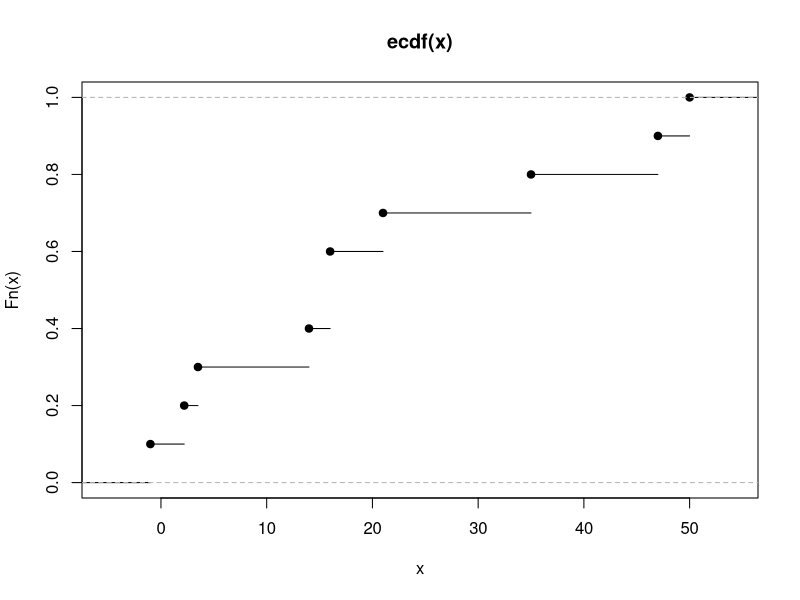
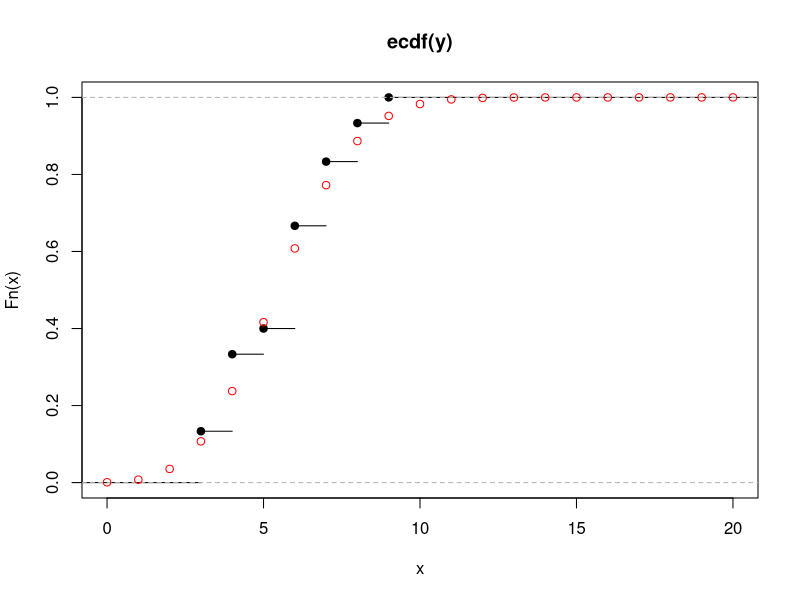
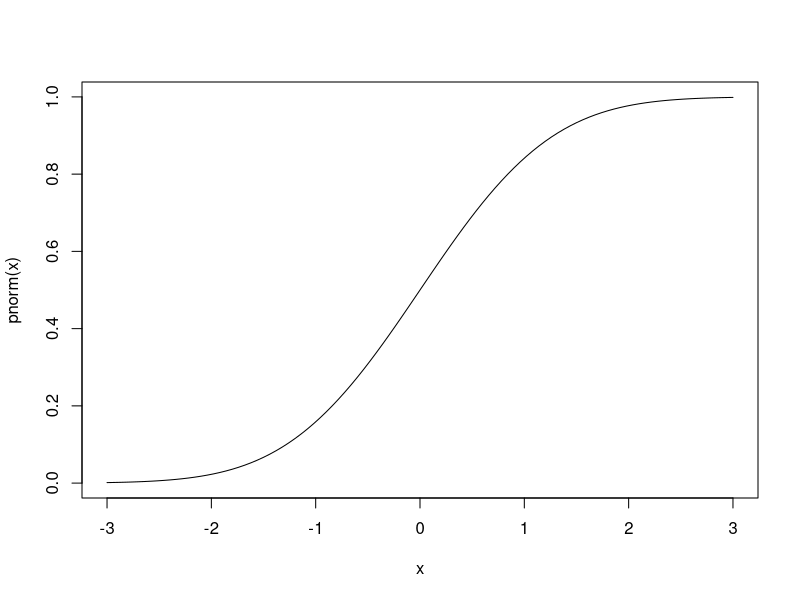
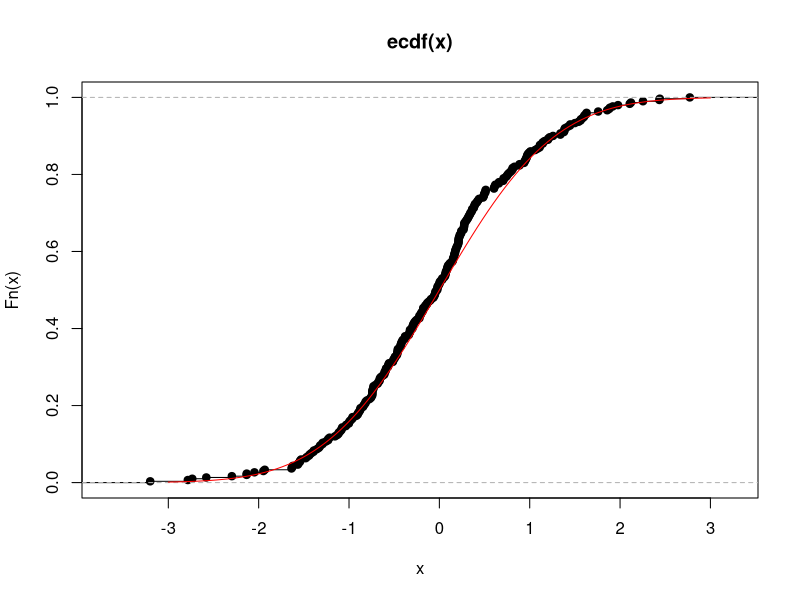
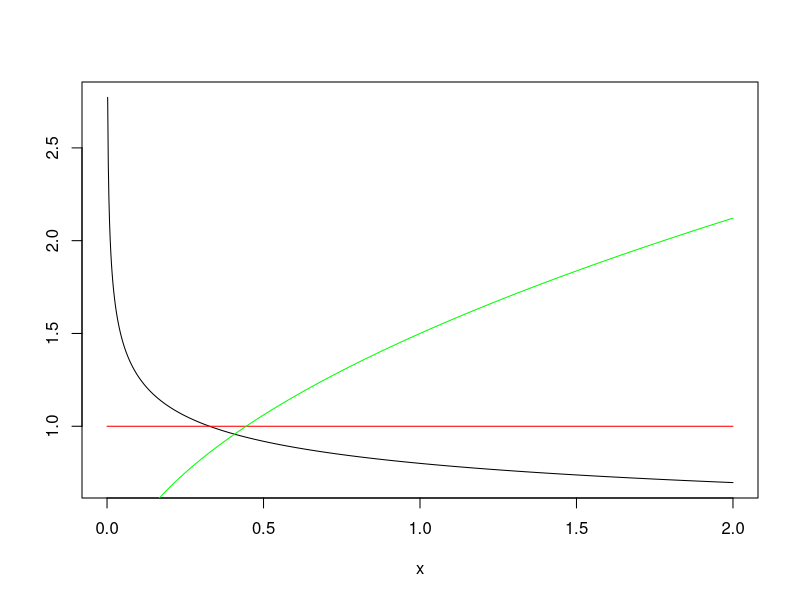
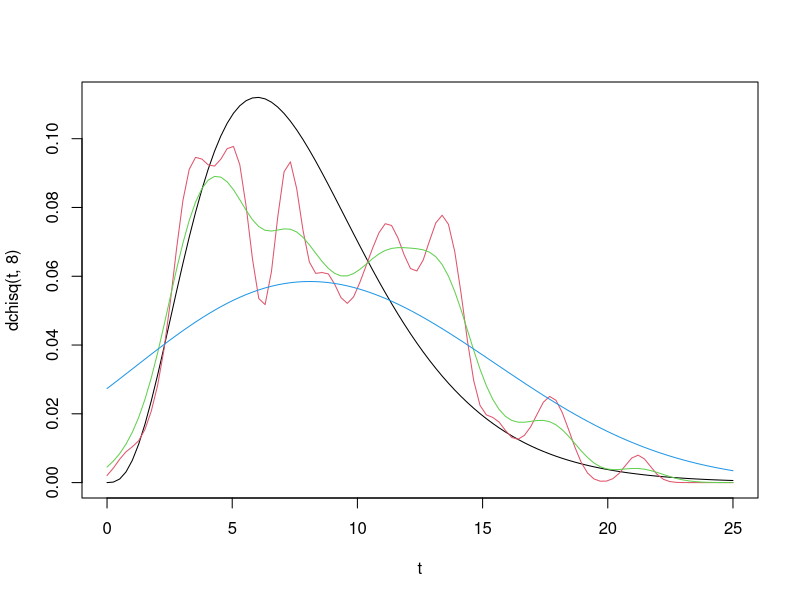
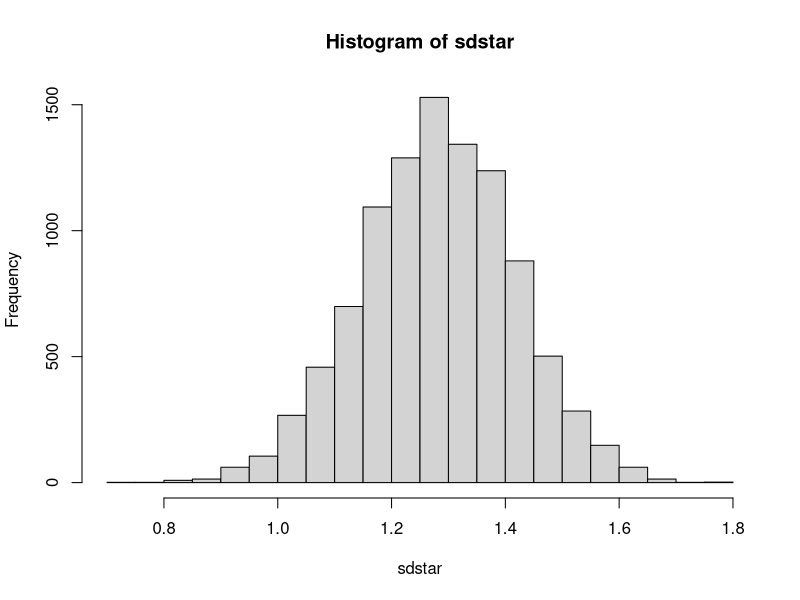
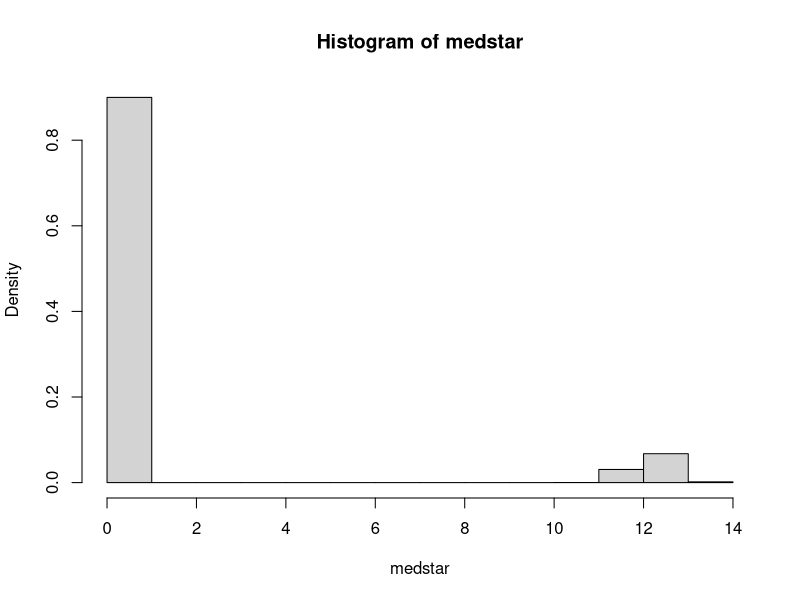

Source code (R) for these figures, in order:
## ---- chunk 1
# randomly selecting numbers, intentionally including two 16s:
x <- c(16, 16, 14, 3.5, -1, 2.2, 35, 47, 50, 21)
plot(ecdf(x))
# Repeat, but this time randomly generate the numbers.
# We generate 30 observations, each with 20 trials.
# The expected value of each observation is 6; that is, with a probability
#   of 0.3, we expect 6 successes from 20 trials.
y <- rbinom(n=30, size=20, prob=.3)
y
plot(ecdf(y), xlim=c(0,20))

# actual distribution:
points(x=0:20, y=pbinom(q=0:20, size=20, prob=.3), col='red') 
#lines(x=0:20, y=pbinom(q=0:20, size=20, prob=.3), col='red') 
## ---- chunk 2
curve(pnorm, -3, 3) # cdf of normal dist
x <- rnorm(300) # 300 observations
plot(ecdf(x))
curve(pnorm, -3,3,add=TRUE,col='red') # true cdf
## ---- chunk 3
x <- seq(0,2,length=1000)
plot(x,dweibull(x,0.8,1)/(1-pweibull(x,0.8,1)), type='l',ylab='')
lines(x,dweibull(x,1,1)/(1-pweibull(x,1,1)),col='red')
lines(x,dweibull(x,1.5,1)/(1-pweibull(x,1.5,1)),col='green')
## ---- chunk 4
n <- 100
x <- rchisq(n,8)
#h <- 1
h <- c(0.5, 1, 5)
t <- seq(0,25, length=n)
fhat1 <- matrix(0, nrow=n, ncol=length(h))

plot(t, dchisq(t,8), type='l')

for (j in 1:length(h)){
  for (i in 1:n){
		fhat1[i,j] = 1/(n*h[j])*sum(dnorm((t[i]-x)/h[j]))
		}
	lines(t, fhat1[,j], xlab='x', ylab='', col=j+1)
	}
	
## ---- chunk 5
x <- rbinom(n=40, size=10, prob=0.3)
sdstar <- numeric(length=10000)
for (i in 1:10000) {
  sdstar[i] <- sd(sample(x=x, size=40, replace=TRUE))
}
hist(sdstar)
## ---- chunk 6
x <- rnorm(40, 12, 2)
medstar <- numeric(100000)
for (i in 1:10000) {medstar[i] <- median(sample(x, replace=TRUE))}
hist(medstar, freq=FALSE)
quantile(medstar, c(0.025, 0.975))
# we can do the following b/c of the histogram appears normal
median(x) + c(-1.96, 1.96)*sd(medstar) # semiparamtric
# In STAT 6304 we would do:
median(x) + c(qt(0.025, 39), qt(0.975, 39))*sd(x)/40
## ---- chunk 7
library(boot)
fun.data <- function(w,i){median(w[i])}
y <- boot(x, fun.data, 1000)
boot.ci(y)
## ---- chunk 8
q <- rexp(250, rate=17)
1/17*log(.5)
y <- boot(q, fun.data, 10000)
boot.ci(y)
## ---- chunk 9
x <- 0:15 # considering probabilities for each of these counts
plot(x, dpois(x=x, lambda=8), type='h') # older child's phone
plot(x, dpois(x=x, lambda=12), type='h') #younger child's phone
## ---- chunk 10
x <- 0:15
ratio <- round(dpois(x=x,lambda=12)/dpois(x=x,lambda=8), 2)
## ---- chunk 11
x <- 0:15
plot(x=x, y=dpois(x=x,lambda=12)/dpois(x=x,lambda=8))
abline(h=1)
## ---- chunk 12
ratio <- round(dpois(x=x, lambda=12)/dpois(x=x, lambda=8)*(1/3)/(2/3),2)
## ---- chunk 13
default <- par()
par(mfrow=c(1,2))
x <- 0:15
plot(x=x, y=dpois(x=x, lambda=12)/dpois(x=x, lambda=8)*(1/3)/(2/3), 
     main="Likelihood Ratios with Bayesian Probabilities",
     xlab="Number of Texts", ylab="Likelihood Ratio", pch=3)
abline(h=1)
plot(x=x, y=dpois(x=x, lambda=12)/dpois(x=x, lambda=8)*(1/3)/(2/3),
     main="Likelihood Ratios of Bayesian and Frequentist Prob",
     xlab="Number of Texts", ylab="Likelihood Ratio", pch=3)
points(x=x, y=dpois(x=x, lambda=12)/dpois(x=x, lambda=8))
par(default)
## ---- chunk 14
library(ggplot2)
ggplot(data.frame(x=c(0, 250), y=c(0, .5)), aes(x)) + 
  stat_function(fun=function(x) dgamma(x=x, shape=10, scale=10)) +
  geom_vline(data=NULL, aes(xintercept=175),
               linetype="solid", size=.5, colour="black") +
  labs(title=expression(paste("Distribution of ", Sigma, "X")))
## ---- chunk 15
k <- qgamma(p=0.95, shape=20, scale=3) # gives us k
1-pgamma(q=k, shape=20, scale=10) # power of test
sum.x <- 1:300
H_0 <- dgamma(x=sum.x, shape=20, scale=3) # null hypothesis
H_1 <- dgamma(x=sum.x, shape=20, scale=10) # alt hypothesis
plot(x=sum.x, y=H_0, xlab="Sum of X Values", ylab="Density", type='l')
lines(x=sum.x, y=H_1, col='red')
# represents critical value
abline(v=k, col='blue')
# alpha is area under black curve that is to the right of the vertical line
# power is the area to the right of the blue line under the red curve
## ---- chunk 16
new.H_1 <- dgamma(x=sum.x, shape=20, scale=5)
plot(x=sum.x, y=H_0, type='l')
lines(x=sum.x, y=new.H_1, col='green')
abline(v=k, col='blue')
1-pgamma(q=k, shape=20, scale=5) # power of test with new alt hypothesis
## ---- chunk 17
ppois(q=5, lambda=16)
## ---- chunk 18
ppois(q=10, lambda=16)
## ---- chunk 19
ppois(q=9, lambda=16)
## ---- chunk 20
ppois(q=9, lambda=4)
## ---- chunk 21
ggplot(data.frame(x=c(0, 5), y=c(0,1.25)), aes(x=x, y=y)) + geom_segment(mapping=aes(x=0,y=1,xend=1,yend=1), size=.5, colour="blue") + 
  geom_segment(mapping=aes(x=0,y=.5,xend=2,yend=.5), size=.5, colour="red") + 
  geom_segment(mapping=aes(x=0,y=0,xend=0,yend=1), size=.5) + geom_segment(mapping=aes(x=1,y=0,xend=1,yend=1), size=.5, colour="blue") + 
  geom_segment(mapping=aes(x=2,y=0,xend=2,yend=.5), size=.5, colour="red") + 
  scale_x_continuous(breaks = c(1, 2), labels=c(expression(theta["1"]), expression(theta["0"]))) +
  coord_cartesian(xlim=c(0, 2.25), ylim=c(0,1.25)) + 
  labs(title=expression(paste("PDFs of 2 Distributions, ", theta["1"], "<", theta["0"])))
## ---- chunk 22
ggplot(data.frame(x=c(0, 5), y=c(0,1.25)), aes(x=x, y=y)) + geom_segment(mapping=aes(x=0,y=1,xend=1,yend=1), size=.5, colour="blue") + 
  geom_segment(mapping=aes(x=0,y=.5,xend=2,yend=.5), size=.5, colour="red") + 
  geom_segment(mapping=aes(x=0,y=0,xend=0,yend=1), size=.5) + geom_segment(mapping=aes(x=1,y=0,xend=1,yend=1), size=.5, colour="blue") + 
  geom_segment(mapping=aes(x=2,y=0,xend=2,yend=.5), size=.5, colour="red") + 
  geom_segment(mapping=aes(x=.1,y=0,xend=.1,yend=.5), size=.1) + 
  scale_x_continuous(breaks = c(.1, 1, 2), labels=c(expression(alpha), expression(theta["1"]), expression(theta["0"]))) +
  coord_cartesian(xlim=c(0, 2.25), ylim=c(0,1.25)) + 
  labs(title=expression(paste("PDFs of 2 Distributions, ", theta["1"], "<", theta["0"])))
## ---- chunk 23
x <- 0:40
plot(x=x, y=dbinom(x=x, size=40, prob=.5), type='h')
## ---- chunk 24
p1 <- seq(0.5, 1, length=1000) # for H1
plot(x=p1, y=1-pbinom(q=25, size=50, prob=p1), type='l')
## ---- chunk 25
1 - pchisq(q=4.45, df=1)
qchisq(p=.95, df=1) # 95th quantile
## ---- chunk 26
observed <- c(252, 344, 180, 104, 28, 16)
n <- sum(observed)
lik <- function(lambda) {
  sum1 <- dmultinom(x=observed, size=924, prob=c(dpois(x=0:4, lambda=lambda), 1-ppois(q=4, lambda=lambda)))
  return(sum1)
}
mle <- optimize(f=lik, interval=c(1, 2), maximum=TRUE)
mle
## ---- chunk 27
expected <- n*c(dpois(x=0:4, lambda=mle$maximum), 1-ppois(q=4, lambda=mle$maximum))
## ---- chunk 28
2*sum(observed*log(observed/expected)) # = -2ln(Lambda)
## ---- chunk 29
x <- c(48, 123, 85, 38, 6)
x.bar <- sum(x*0:4)/300
p.hat <- x.bar/4
expected <- dbinom(x=0:4, size=4, prob=p.hat)*300
2*sum(x*log(x/expected))
## ---- chunk 30
chisq.test(x=x, p=c(dbinom(x=0:4, size=4, prob=p.hat)))
## ---- chunk 31
chisq.test(x=c(252,344,180,104,28,16), p=c(dpois(x=0:4, lambda=1.3118), 1-ppois(q=4, lambda=1.3118)))
## ---- chunk 32
1 - pchisq(q=1015, df=923)
## ---- chunk 33
lambda <- 4 # arbitrarily selected
x <- rexp(n=1000, rate=lambda)
exp.vals <- numeric(1000)
c <- 1/(1000-1:1000 + 1)
for (i in 1:1000) exp.vals[i]=sum(c[1:i])
plot(x=sort(x), y=exp.vals/lambda, xlim=c(0,2), ylim=c(0,2))
abline(a=0, b=1, col='red') # represents observed=expected
## ---- chunk 34
x <- rexp(n=1000, rate=6)
plot(x=sort(x), y=exp.vals/lambda, xlim=c(0,2), ylim=c(0,2))
abline(a=0, b=1, col='red')
## ---- chunk 35
x <- rnorm(n=1000, mean=0.6, sd=0.13)
plot(x=sort(x), exp.vals/lambda, xlim=c(0,2), ylim=c(0,2))
abline(a=0, b=1, col='red')
## ---- chunk 36
lambda <- 4
alt <- qexp(p=1:1000/1001, rate=lambda)
x <- rexp(n=1000, rate=lambda)
plot(x=sort(x), y=alt)

alt1 <- pexp(q=sort(x), rate=lambda)
plot(x=alt1, y=1:1000/1001)
## ---- chunk 37
x1 <- rchisq(n=1000, df=2)
x2 <- runif(n=1000)
x3 <- rchisq(n=1000, df=40)
x4 <- rnorm(n=1000, mean=0, sd=1)
qu <- pnorm(q=sort(x1), mean=mean(x1), sd=sd(x1))
plot(x=qu, y=1:1000/1001)
qu <- pnorm(q=sort(x2), mean=mean(x2), sd=sd(x2))
plot(x=qu, y=1:1000/1001)
qu <- pnorm(q=sort(x3), mean=mean(x3), sd=sd(x3))
plot(x=qu, y=1:1000/1001)
qu <- pnorm(q=sort(x4), mean=mean(x4), sd=sd(x4))
plot(x=qu, y=1:1000/1001)

## ---- chunk 38
qu1 <- pnorm(q=sort(x3), mean=mean(x3), sd=sd(x3))
qu2 <- pnorm(q=sort(x4), mean=mean(x4), sd=sd(x4))
plot(x=qu1, y=qu2)
## ---- chunk 39
plot(x=sort(x3), y=sort(x4))
## ---- chunk 40
x1 <- rchisq(n=30, df=2)
x2 <- runif(n=30)
x3 <- rchisq(n=30, df=40)
x4 <- rnorm(n=30)
shapiro.test(x1)
shapiro.test(x2)
shapiro.test(x3)
shapiro.test(x4)
## ---- chunk 41
x1 <- rchisq(n=1000, df=2)
x2 <- runif(n=1000)
x3 <- rchisq(n=1000, df=40)
x4 <- rnorm(1000)
shapiro.test(x1) # chi-sq, df=2
shapiro.test(x2) # uniform
shapiro.test(x3) # chi-sq, df=40 (practically normally distributed)
shapiro.test(x4) # standard norm distributed
## ---- chunk 42
ks.test(x=pnorm(sort(x1), mean(x1), sd(x1)), y=1:1000/1001)
ks.test(x=(x1 - mean(x1))/sd(x1), y='pnorm')
ks.test(x=x1, y=x3) # order does not matter
ks.test(x=x4, y=x3)
ks.test(x=(x4-mean(x4))/sd(x4), y='pnorm')
## ---- chunk 43
n <- 10
m <- 10
upper.bound <- qt(p=.975, df=8)
lower.bound <- qt(p=.025, df=8)
density.t <- dt(x=upper.bound, df=8)
ggplot(data.frame(x=c(-5, 5)), aes(x)) + 
  stat_function(fun=function(x) dt(x=x, df=n+m-2)) + 
  geom_segment(mapping=aes(x=lower.bound, y=0, xend=lower.bound, yend=density.t), size=.5, colour="red") +
  geom_segment(mapping=aes(x=upper.bound, y=0, xend=upper.bound, yend=density.t), size=.5, colour="red") 
## ---- chunk 44
# population distribution effect on independent t-test with equal variances

var.x <- 9    # true population variance of the Xs and Ys
var.y <- 9	  # Our test requires that `var.x` = `var.y`
mu.x <- 5			# true population mean of the Xs
mu.y <- 5			# true population mean of the Ys
n <- 10			  # sample size of Xs
m <- 10			  # sample size of Ys

B <- 5000
p.val.manual <- numeric(B) # calculating p-values manually
p.val.auto <- numeric(B)   # calculating p-values using `t.test()`
for (i in 1:B) {
  x <- rnorm(n=n, mean=mu.x, sd=sqrt(var.x))
  y <- rnorm(n=m, mean=mu.y, sd=sqrt(var.y))
  sample.var <- (sum( (x-mean(x))^2 ) + 
                 sum( (y-mean(y))^2 ))/(m+n-2) # sample variance from notes
  test.stat <- sqrt((m*n)/(m+n))*(mean(x) - mean(y))/sqrt(sample.var) # notes
  p.val.manual[i] <- 2*ifelse(test=test.stat < 0, 
                              yes=pt(q=test.stat, df=n+m-2), 
                              no=1-pt(q=test.stat, df=n+m-2)
                              )
  #
  # `var.equal=TRUE` calls for pooled approach
	# `p.value` is object associated with `t.test()`
  p.val.auto[i] <- t.test(x=x, y=y, alternative="two.sided", var.equal=TRUE)$p.value
}
sum(p.val.manual < .05)/B
sum(p.val.auto < .05)/B
## ---- chunk 45
var.y <- 10; mu.y <- 5; n <- 10; m <- 10; B <- 10000; p.value1 <- numeric(B)

# we have same mean and variance but different distributions
for (i in 1:B) {
	x <- rchisq(n=n, df=5) # same mean and variance as y
	y <- rnorm(n=m, mean=mu.y, sd=sqrt(var.y))
	p.value1[i] <- t.test(x=x, y=y, var.equal=TRUE)$p.value
}
cat(sum(p.value1 < .05)/B, '\n')
# distribution of chi-square is close enough to t-distribution 
# n=10 is not large, but distribution is similar
## ---- chunk 46
# estimation of probability of type I error, comparing 2-sample t methods

var.x <- 9			# true population variance of the Xs
var.y <- 9			# true population variance of the Ys

mu.x = 5			# true population mean of the Xs
mu.y = 5			# true population mean of the Ys

n = 10			# sample size of Xs
m = 10			# sample size of Ys

B = 1000		# number of simulated samples

p.value1 = numeric(B)	# p-values assuming equal variances
p.value2 = numeric(B)	# unequal variances

for (i in 1:B) {
#	x = rnorm(n, mu.x, sd=sqrt(var.x))
	x = rexp(n, 1/mu.x)
#	y = rnorm(m, mu.y, sd=sqrt(var.y))
	y = rpois(m, mu.y)
	p.value1[i] = t.test(x=x, y=y, var.equal=TRUE)$p.value
	p.value2[i] = t.test(x=x, y=y, var.equal=FALSE)$p.value
}

cat(length(which(p.value1<.05))/B, '\n')
cat(length(which(p.value2<.05))/B, '\n')

## ---- chunk 47
# estimation of probability of type I error, comparing 2-sample t methods

var.x <- 9			# true population variance of the Xs
var.y <- 9			# true population variance of the Ys

mu.x = 5			# true population mean of the Xs
mu.y = 5			# true population mean of the Ys

n = 10			# sample size of Xs
m = 10			# sample size of Ys

B = 1000		# number of simulated samples

p.value1 = numeric(B)	# p-values assuming equal variances
p.value2 = numeric(B)	# unequal variances

for (i in 1:B) {
	x = rnorm(n, mu.x, sd=sqrt(var.x))
#	x = rexp(n, 1/mu.x)
	y = rnorm(m, mu.y, sd=sqrt(var.y))
#	y = rpois(m, mu.y)
	p.value1[i] = t.test(x=x, y=y, var.equal=TRUE)$p.value
	p.value2[i] = t.test(x=x, y=y, var.equal=FALSE)$p.value
}

cat(length(which(p.value1<.05))/B, '\n')
cat(length(which(p.value2<.05))/B, '\n')

# results are what we hope to see

# variances are the same

# welch's approx (unpooled approach), which doesn't care if variance is the same.



var.x <- 9			# true population variance of the Xs
var.y <- 9			# true population variance of the Ys

mu.x = 5			# true population mean of the Xs
mu.y = 5			# true population mean of the Ys

n = 10			# sample size of Xs
m = 40			# sample size of Ys

B = 1000		# number of simulated samples

p.value1 = numeric(B)	# p-values assuming equal variances
p.value2 = numeric(B)	# unequal variances

for (i in 1:B) {
	x = rnorm(n, mu.x, sd=sqrt(var.x))
#	x = rexp(n, 1/mu.x)
	y = rnorm(m, mu.y, sd=sqrt(var.y))
#	y = rpois(m, mu.y)
	p.value1[i] = t.test(x=x, y=y, var.equal=TRUE)$p.value
	p.value2[i] = t.test(x=x, y=y, var.equal=FALSE)$p.value
}

cat(length(which(p.value1<.05))/B, '\n')
cat(length(which(p.value2<.05))/B, '\n')


# again what we expect to see

# problems arise when variance is unequal. pooled approach should not be used. first start with equal sample size and different variance

var.x <- 9			# true population variance of the Xs
var.y <- 29			# true population variance of the Ys

mu.x = 5			# true population mean of the Xs
mu.y = 5			# true population mean of the Ys

n = 10			# sample size of Xs
m = 10			# sample size of Ys

B = 1000		# number of simulated samples

p.value1 = numeric(B)	# p-values assuming equal variances
p.value2 = numeric(B)	# unequal variances

for (i in 1:B) {
	x = rnorm(n, mu.x, sd=sqrt(var.x))
#	x = rexp(n, 1/mu.x)
	y = rnorm(m, mu.y, sd=sqrt(var.y))
#	y = rpois(m, mu.y)
	p.value1[i] = t.test(x=x, y=y, var.equal=TRUE)$p.value
	p.value2[i] = t.test(x=x, y=y, var.equal=FALSE)$p.value
}

cat(length(which(p.value1<.05))/B, '\n')
cat(length(which(p.value2<.05))/B, '\n')

# but we see what we expect.  THat's because the sample size is different.  Now change sample size AND variance

var.x <- 9			# true population variance of the Xs
var.y <- 29			# true population variance of the Ys

mu.x = 5			# true population mean of the Xs
mu.y = 5			# true population mean of the Ys

n = 10			# sample size of Xs
m = 40			# sample size of Ys

B = 1000		# number of simulated samples

p.value1 = numeric(B)	# p-values assuming equal variances
p.value2 = numeric(B)	# unequal variances

for (i in 1:B) {
	x = rnorm(n, mu.x, sd=sqrt(var.x))
#	x = rexp(n, 1/mu.x)
	y = rnorm(m, mu.y, sd=sqrt(var.y))
#	y = rpois(m, mu.y)
	p.value1[i] = t.test(x=x, y=y, var.equal=TRUE)$p.value
	p.value2[i] = t.test(x=x, y=y, var.equal=FALSE)$p.value
}

cat(length(which(p.value1<.05))/B, '\n')
cat(length(which(p.value2<.05))/B, '\n')

# here we have a small type-I error.

# power doesn't apply here b/c means were same - it's impossible to reject.

# Why not use Welch all the time?  For thing, the pooled approach is an exact approach.  If null is true (variances are equal), the pooled approach has more power than Welch approx.  

# how do you assume the variances are equal? Depends on field - some have standards where you follow convention
# from statistician pt of view, you can start with an F test to compare variances (but assumes sample comes from normal distribution.)
# conservative approach is Welch's approx, since there are fewer assumptions made and is more robust in handling different variances.
## ---- chunk 48
# Welch's result
# unequal variances, both unknon

var.x <- 15		# true population variance of the Xs
var.y <- 9			# true population variance of the Ys

mu.x <- 5			# true population mean of the Xs
mu.y <- 5			# true population mean of the Ys

n <- 10			# sample size of Xs
m <- 10			# sample size of Ys

B <- 1000		# number of simulated samples

test.stat <- numeric(B)	# test statistic values

# simulation according to parameter
for (i in 1:B) {
	x <- rnorm(n, mu.x, sqrt(var.x))
	y <- rnorm(m, mu.y, sqrt(var.y))
	test.stat[i] <- t.test(x,y,var.equal=FALSE)$statistic
}

df <- (var.x/n+var.y/m)^2/( (var.x/n)^2/(n-1) + (var.y/m)^2/(m-1))
hist(test.stat, freq=FALSE)
t <- seq(min(test.stat), max(test.stat), length=1000)
lines(t, dt(t,df), col='red') # overlay with the null distribution

# When null is true, we expect the null distribution follows t-distribution
## ---- chunk 49
# Welch's result
# unequal variances, both unknon

var.x <- 15		# true population variance of the Xs
var.y <- 9			# true population variance of the Ys

mu.x <- 5			# true population mean of the Xs
mu.y <- 7			# true population mean of the Ys

n <- 10			# sample size of Xs
m <- 10			# sample size of Ys

B <- 10000		# number of simulated samples

test.stat <- numeric(B)	# test statistic values

# simulation according to parameter
for (i in 1:B) {
	x <- rnorm(n, mu.x, sqrt(var.x))
	y <- rnorm(m, mu.y, sqrt(var.y))
	test.stat[i] <- t.test(x,y,var.equal=FALSE)$statistic
}

df <- (var.x/n+var.y/m)^2/( (var.x/n)^2/(n-1) + (var.y/m)^2/(m-1))
hist(test.stat, freq=FALSE)
t <- seq(min(test.stat), max(test.stat), length=1000)
lines(t, dt(t,df), col='red') # overlay with the null distribution

## ---- chunk 50
# Welch's result
# unequal variances, both unknon

var.x <- 15		# true population variance of the Xs
var.y <- 9			# true population variance of the Ys

mu.x <- 5			# true population mean of the Xs
mu.y <- 12			# true population mean of the Ys

n <- 10			# sample size of Xs
m <- 10			# sample size of Ys

B <- 10000		# number of simulated samples

test.stat <- numeric(B)	# test statistic values

# simulation according to parameter
for (i in 1:B) {
	x <- rnorm(n, mu.x, sqrt(var.x))
	y <- rnorm(m, mu.y, sqrt(var.y))
	test.stat[i] <- t.test(x,y,var.equal=FALSE)$statistic
}

df <- (var.x/n+var.y/m)^2/( (var.x/n)^2/(n-1) + (var.y/m)^2/(m-1))
hist(test.stat, freq=FALSE)
t <- seq(min(test.stat), max(test.stat), length=1000)
lines(t, dt(t,df), col='red') # overlay with the null distribution

## ---- chunk 51
# perm.test
# a is the first sample
# b is the second sample
# c is the number of permuations to simulate

perm.test = function(a,b,c=10000, alt=c("two.sided")){
  obs.dif = mean(b) - mean(a)
	dat = c(a,b)
	na = length(a)
	nb = length(b)
	n = length(a)+length(b)
	dif.perm = numeric(c)
	
	for (i in 1:c){
		ind = sample(1:n, na, replace = FALSE)
		a.random = dat[ind]
		b.random = dat[!1:n %in% ind]
		dif.perm[i] = mean(b.random) - mean(a.random)
	}
	if (alt=="greater") p.value = sum( dif.perm >= obs.dif)/c
	if (alt=="less") p.value = sum( dif.perm <= obs.dif)/c
	if (alt=="two.sided") p.value = sum( abs(dif.perm) >= abs(obs.dif))/c
	return(p.value)
}
## ---- chunk 52
u <- c(3, 4, 2, 5)
g <- c(4, 5, 5, 8, 9)
perm.test(u, g) # two-sided test
perm.test(u, g, alt="greater") # test to show grad students study more
## ---- chunk 53
t.test(u, g, equal.var=FALSE, alt="less")
## ---- chunk 54
x <- seq(-3, 6, length=1000)
plot(x, pnorm(x), type='l')
lines(x, pnorm(x, 3), col='red')
## ---- chunk 55
wilcox.test(u, g, alt='less') #only approximate because of ties.
## ---- chunk 56
a <- c(15, 16, 18, 20)
b <- c(10, 11, 24, 13, 17)
wilcox.test(a, b, alt='greater')
wilcox.test(a, b, conf.int=TRUE) # obtain confidence interval
## ---- chunk 57
raw_text <- "
'Res'	'Price'	'SqFt'	'Rooms'	'BdRooms'	'Age'
1	53.5	1008	5	2	35
2	49	1290	6	3	36
3	50.5	860	8	2	36
4	49.9	912	5	3	41
5	52	1204	6	3	40
6	55	1204	5	3	10
7	80.5	1764	8	4	64
8	86	1600	7	3	19
9	69	1255	5	3	16
11	46	864	5	3	37
12	38	720	4	2	41
13	49.5	1008	6	3	35
14	105	1950	8	3	52
15	152.5	2086	7	3	12
16	85	2011	9	4	76
17	60	1465	6	3	102
18	58.5	1232	5	2	69
19	8	1736	7	3	67
20	79.4	1296	6	3	11
21	125	1996	7	3	9
22	87.9	1874	5	2	14
23	80	1580	5	3	11
24	94	1920	5	3	14
25	74	1430	9	3	16
26	69	1486	6	3	27
27	63	1008	5	2	35
28	67.5	1282	5	3	20
29	35	1134	5	2	74
30	142.5	2400	9	4	15
31	92.2	1701	5	3	15
32	56	1020	6	3	16
33	63	1053	5	2	24
34	60	1728	6	3	26
35	34	416	3	1	42
36	52	1040	5	2	9
37	75	1496	6	3	30
38	93	1936	8	4	39
39	60	1904	7	4	32
40	73	1080	5	2	24
41	71	1768	8	4	74
42	83	1503	6	3	14
43	90	1736	7	3	16
44	83	1695	6	3	12
45	115	2186	8	4	12
46	50	888	5	2	34
47	55.2	1120	6	3	29
48	61	1400	5	3	33
49	147	2165	7	3	2
51	60	1536	6	3	36
52	100	1972	8	3	37
53	44.5	1120	5	3	27
54	55	1664	7	3	79
55	53.4	925	5	3	20
56	65	1288	5	3	2
57	73	1400	5	3	2
58	40	1376	6	3	103
59	141	2038	12	4	62
60	68	1572	6	3	29
62	140	1993	6	3	4
63	55	1130	5	2	21
"
homes <- read.table(header=TRUE, text=raw_text)
## ---- chunk 58
# Load `homes.txt` file from blackboard
head(homes)
## ---- chunk 59
model <- lm(Price ~ SqFt + Rooms + BdRooms + Age, data=homes)
summary(model) # Recall the t-value (Wald Statistic) is Est/StdError
## ---- chunk 60
summary(model)$coefficients[, 4, drop=FALSE]
## ---- chunk 61
anova(model)
## ---- chunk 62
cbind(summary(model)$coefficients[, 4, drop=FALSE], 
      rbind(NA, anova(model)[-5, 5, drop=FALSE]))
## ---- chunk 63
reduced.model1 <- lm(Price ~ SqFt + Rooms, data=homes)
anova(reduced.model1, model)
## ---- chunk 64
reduced.model2 <- lm(Price ~ SqFt + Rooms + BdRooms, data=homes)
anova(reduced.model2, model)
## ---- chunk 65
summary(model)$coefficients[, 4, drop=FALSE]
## ---- chunk 66
options(width=90)
vcov(model)
